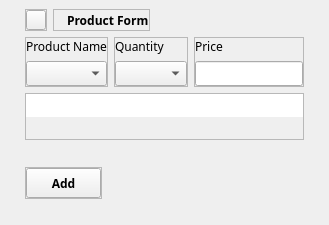
                                <widget class="QWidget" name="productInputContainer" native="true">
                                 <property name="minimumSize">
                                  <size>
                                   <width>0</width>
                                   <height>225</height>
                                  </size>
                                 </property>
                                 <property name="maximumSize">
                                  <size>
                                   <width>16777215</width>
                                   <height>225</height>
                                  </size>
                                 </property>
                                 <layout class="QVBoxLayout" name="verticalLayout_38">
                                  <property name="leftMargin">
                                   <number>0</number>
                                  </property>
                                  <property name="topMargin">
                                   <number>0</number>
                                  </property>
                                  <property name="rightMargin">
                                   <number>0</number>
                                  </property>
                                  <property name="bottomMargin">
                                   <number>0</number>
                                  </property>
                                  <item alignment="Qt::AlignTop">
                                   <widget class="QWidget" name="widget_18" native="true">
                                    <property name="sizePolicy">
                                     <sizepolicy hsizetype="Preferred" vsizetype="Preferred">
                                      <horstretch>0</horstretch>
                                      <verstretch>0</verstretch>
                                     </sizepolicy>
                                    </property>
                                    <layout class="QVBoxLayout" name="verticalLayout_39">
                                     <property name="leftMargin">
                                      <number>25</number>
                                     </property>
                                     <property name="rightMargin">
                                      <number>25</number>
                                     </property>
                                     <item alignment="Qt::AlignLeft|Qt::AlignTop">
                                      <widget class="QWidget" name="widget_19" native="true">
                                       <layout class="QHBoxLayout" name="horizontalLayout_11">
                                        <property name="leftMargin">
                                         <number>0</number>
                                        </property>
                                        <property name="topMargin">
                                         <number>0</number>
                                        </property>
                                        <property name="rightMargin">
                                         <number>0</number>
                                        </property>
                                        <property name="bottomMargin">
                                         <number>0</number>
                                        </property>
                                        <item>
                                         <widget class="QFrame" name="frame_19">
                                          <property name="frameShape">
                                           <enum>QFrame::StyledPanel</enum>
                                          </property>
                                          <property name="frameShadow">
                                           <enum>QFrame::Raised</enum>
                                          </property>
                                          <layout class="QVBoxLayout" name="verticalLayout_40">
                                           <property name="leftMargin">
                                            <number>0</number>
                                           </property>
                                           <property name="topMargin">
                                            <number>0</number>
                                           </property>
                                           <property name="rightMargin">
                                            <number>0</number>
                                           </property>
                                           <property name="bottomMargin">
                                            <number>0</number>
                                           </property>
                                           <item>
                                            <widget class="QPushButton" name="pushButton_3">
                                             <property name="minimumSize">
                                              <size>
                                               <width>20</width>
                                               <height>20</height>
                                              </size>
                                             </property>
                                             <property name="maximumSize">
                                              <size>
                                               <width>20</width>
                                               <height>20</height>
                                              </size>
                                             </property>
                                             <property name="text">
                                              <string/>
                                             </property>
                                             <property name="icon">
                                              <iconset>
                                               <normaloff>assets/icon/special/circle-solid-green.svg</normaloff>assets/icon/special/circle-solid-green.svg</iconset>
                                             </property>
                                             <property name="iconSize">
                                              <size>
                                               <width>12</width>
                                               <height>12</height>
                                              </size>
                                             </property>
                                            </widget>
                                           </item>
                                          </layout>
                                         </widget>
                                        </item>
                                        <item>
                                         <widget class="QFrame" name="frame_20">
                                          <property name="frameShape">
                                           <enum>QFrame::StyledPanel</enum>
                                          </property>
                                          <property name="frameShadow">
                                           <enum>QFrame::Raised</enum>
                                          </property>
                                          <layout class="QVBoxLayout" name="verticalLayout_41">
                                           <property name="leftMargin">
                                            <number>13</number>
                                           </property>
                                           <property name="topMargin">
                                            <number>0</number>
                                           </property>
                                           <property name="rightMargin">
                                            <number>0</number>
                                           </property>
                                           <property name="bottomMargin">
                                            <number>0</number>
                                           </property>
                                           <item>
                                            <widget class="QLabel" name="label_8">
                                             <property name="font">
                                              <font>
                                               <family>Prompt</family>
                                               <bold>true</bold>
                                              </font>
                                             </property>
                                             <property name="text">
                                              <string>Product Form</string>
                                             </property>
                                            </widget>
                                           </item>
                                          </layout>
                                         </widget>
                                        </item>
                                       </layout>
                                      </widget>
                                     </item>
                                     <item alignment="Qt::AlignTop">
                                      <widget class="QWidget" name="widget_20" native="true">
                                       <property name="sizePolicy">
                                        <sizepolicy hsizetype="Expanding" vsizetype="Preferred">
                                         <horstretch>0</horstretch>
                                         <verstretch>0</verstretch>
                                        </sizepolicy>
                                       </property>
                                       <layout class="QVBoxLayout" name="verticalLayout_42">
                                        <property name="leftMargin">
                                         <number>0</number>
                                        </property>
                                        <property name="topMargin">
                                         <number>0</number>
                                        </property>
                                        <property name="rightMargin">
                                         <number>0</number>
                                        </property>
                                        <property name="bottomMargin">
                                         <number>0</number>
                                        </property>
                                        <item alignment="Qt::AlignTop">
                                         <widget class="QWidget" name="widget_22" native="true">
                                          <property name="sizePolicy">
                                           <sizepolicy hsizetype="Preferred" vsizetype="Preferred">
                                            <horstretch>0</horstretch>
                                            <verstretch>0</verstretch>
                                           </sizepolicy>
                                          </property>
                                          <layout class="QHBoxLayout" name="horizontalLayout_12">
                                           <property name="leftMargin">
                                            <number>0</number>
                                           </property>
                                           <property name="topMargin">
                                            <number>0</number>
                                           </property>
                                           <property name="rightMargin">
                                            <number>0</number>
                                           </property>
                                           <property name="bottomMargin">
                                            <number>0</number>
                                           </property>
                                           <item>
                                            <widget class="QFrame" name="frame_21">
                                             <property name="sizePolicy">
                                              <sizepolicy hsizetype="Preferred" vsizetype="Preferred">
                                               <horstretch>0</horstretch>
                                               <verstretch>0</verstretch>
                                              </sizepolicy>
                                             </property>
                                             <property name="frameShape">
                                              <enum>QFrame::StyledPanel</enum>
                                             </property>
                                             <property name="frameShadow">
                                              <enum>QFrame::Raised</enum>
                                             </property>
                                             <layout class="QVBoxLayout" name="verticalLayout_43">
                                              <property name="leftMargin">
                                               <number>0</number>
                                              </property>
                                              <property name="topMargin">
                                               <number>0</number>
                                              </property>
                                              <property name="rightMargin">
                                               <number>0</number>
                                              </property>
                                              <property name="bottomMargin">
                                               <number>0</number>
                                              </property>
                                              <item>
                                               <widget class="QLabel" name="label_9">
                                                <property name="font">
                                                 <font>
                                                  <family>Prompt</family>
                                                  <bold>false</bold>
                                                 </font>
                                                </property>
                                                <property name="text">
                                                 <string>Product Name</string>
                                                </property>
                                               </widget>
                                              </item>
                                              <item>
                                               <widget class="QComboBox" name="comboBox">
                                                <property name="sizePolicy">
                                                 <sizepolicy hsizetype="Expanding" vsizetype="Preferred">
                                                  <horstretch>0</horstretch>
                                                  <verstretch>0</verstretch>
                                                 </sizepolicy>
                                                </property>
                                                <property name="minimumSize">
                                                 <size>
                                                  <width>0</width>
                                                  <height>0</height>
                                                 </size>
                                                </property>
                                                <property name="font">
                                                 <font>
                                                  <family>Prompt</family>
                                                 </font>
                                                </property>
                                               </widget>
                                              </item>
                                             </layout>
                                            </widget>
                                           </item>
                                           <item>
                                            <widget class="QFrame" name="frame_22">
                                             <property name="frameShape">
                                              <enum>QFrame::StyledPanel</enum>
                                             </property>
                                             <property name="frameShadow">
                                              <enum>QFrame::Raised</enum>
                                             </property>
                                             <layout class="QVBoxLayout" name="verticalLayout_44">
                                              <property name="leftMargin">
                                               <number>0</number>
                                              </property>
                                              <property name="topMargin">
                                               <number>0</number>
                                              </property>
                                              <property name="rightMargin">
                                               <number>0</number>
                                              </property>
                                              <property name="bottomMargin">
                                               <number>0</number>
                                              </property>
                                              <item>
                                               <widget class="QLabel" name="label_10">
                                                <property name="sizePolicy">
                                                 <sizepolicy hsizetype="MinimumExpanding" vsizetype="Preferred">
                                                  <horstretch>0</horstretch>
                                                  <verstretch>0</verstretch>
                                                 </sizepolicy>
                                                </property>
                                                <property name="font">
                                                 <font>
                                                  <family>Prompt</family>
                                                 </font>
                                                </property>
                                                <property name="text">
                                                 <string>Quantity</string>
                                                </property>
                                               </widget>
                                              </item>
                                              <item>
                                               <widget class="QComboBox" name="comboBox_2">
                                                <property name="sizePolicy">
                                                 <sizepolicy hsizetype="Expanding" vsizetype="Preferred">
                                                  <horstretch>0</horstretch>
                                                  <verstretch>0</verstretch>
                                                 </sizepolicy>
                                                </property>
                                                <property name="font">
                                                 <font>
                                                  <family>Prompt</family>
                                                 </font>
                                                </property>
                                               </widget>
                                              </item>
                                             </layout>
                                            </widget>
                                           </item>
                                           <item>
                                            <widget class="QFrame" name="frame_23">
                                             <property name="sizePolicy">
                                              <sizepolicy hsizetype="Preferred" vsizetype="Preferred">
                                               <horstretch>0</horstretch>
                                               <verstretch>0</verstretch>
                                              </sizepolicy>
                                             </property>
                                             <property name="frameShape">
                                              <enum>QFrame::StyledPanel</enum>
                                             </property>
                                             <property name="frameShadow">
                                              <enum>QFrame::Raised</enum>
                                             </property>
                                             <layout class="QVBoxLayout" name="verticalLayout_45">
                                              <property name="leftMargin">
                                               <number>0</number>
                                              </property>
                                              <property name="topMargin">
                                               <number>0</number>
                                              </property>
                                              <property name="rightMargin">
                                               <number>0</number>
                                              </property>
                                              <property name="bottomMargin">
                                               <number>0</number>
                                              </property>
                                              <item>
                                               <widget class="QLabel" name="label_11">
                                                <property name="font">
                                                 <font>
                                                  <family>Prompt</family>
                                                 </font>
                                                </property>
                                                <property name="text">
                                                 <string>Price</string>
                                                </property>
                                               </widget>
                                              </item>
                                              <item>
                                               <widget class="QLineEdit" name="lineEdit_6">
                                                <property name="font">
                                                 <font>
                                                  <family>Prompt</family>
                                                 </font>
                                                </property>
                                               </widget>
                                              </item>
                                             </layout>
                                            </widget>
                                           </item>
                                          </layout>
                                         </widget>
                                        </item>
                                       </layout>
                                      </widget>
                                     </item>
                                     <item>
                                      <widget class="QWidget" name="blankArea" native="true">
                                       <layout class="QVBoxLayout" name="verticalLayout_49">
                                        <property name="leftMargin">
                                         <number>0</number>
                                        </property>
                                        <property name="topMargin">
                                         <number>0</number>
                                        </property>
                                        <property name="rightMargin">
                                         <number>0</number>
                                        </property>
                                        <property name="bottomMargin">
                                         <number>0</number>
                                        </property>
                                        <item>
                                         <widget class="QFrame" name="frame_25">
                                          <property name="frameShape">
                                           <enum>QFrame::StyledPanel</enum>
                                          </property>
                                          <property name="frameShadow">
                                           <enum>QFrame::Raised</enum>
                                          </property>
                                          <layout class="QVBoxLayout" name="verticalLayout_50">
                                           <property name="leftMargin">
                                            <number>0</number>
                                           </property>
                                           <property name="topMargin">
                                            <number>0</number>
                                           </property>
                                           <property name="rightMargin">
                                            <number>0</number>
                                           </property>
                                           <property name="bottomMargin">
                                            <number>0</number>
                                           </property>
                                           <item>
                                            <widget class="QLineEdit" name="blankLineEdit">
                                             <property name="font">
                                              <font>
                                               <family>Prompt</family>
                                              </font>
                                             </property>
                                             <property name="mouseTracking">
                                              <bool>false</bool>
                                             </property>
                                             <property name="acceptDrops">
                                              <bool>false</bool>
                                             </property>
                                             <property name="frame">
                                              <bool>false</bool>
                                             </property>
                                             <property name="readOnly">
                                              <bool>true</bool>
                                             </property>
                                             <property name="clearButtonEnabled">
                                              <bool>false</bool>
                                             </property>
                                            </widget>
                                           </item>
                                           <item>
                                            <widget class="QLabel" name="label_12">
                                             <property name="font">
                                              <font>
                                               <family>Prompt</family>
                                              </font>
                                             </property>
                                             <property name="text">
                                              <string/>
                                             </property>
                                            </widget>
                                           </item>
                                          </layout>
                                         </widget>
                                        </item>
                                       </layout>
                                      </widget>
                                     </item>
                                     <item alignment="Qt::AlignLeft|Qt::AlignTop">
                                      <widget class="QWidget" name="widget_21" native="true">
                                       <layout class="QVBoxLayout" name="verticalLayout_46">
                                        <property name="leftMargin">
                                         <number>0</number>
                                        </property>
                                        <property name="topMargin">
                                         <number>21</number>
                                        </property>
                                        <property name="rightMargin">
                                         <number>0</number>
                                        </property>
                                        <property name="bottomMargin">
                                         <number>0</number>
                                        </property>
                                        <item alignment="Qt::AlignTop">
                                         <widget class="QFrame" name="frame_24">
                                          <property name="frameShape">
                                           <enum>QFrame::StyledPanel</enum>
                                          </property>
                                          <property name="frameShadow">
                                           <enum>QFrame::Raised</enum>
                                          </property>
                                          <layout class="QVBoxLayout" name="verticalLayout_47">
                                           <property name="leftMargin">
                                            <number>0</number>
                                           </property>
                                           <property name="topMargin">
                                            <number>0</number>
                                           </property>
                                           <property name="rightMargin">
                                            <number>0</number>
                                           </property>
                                           <property name="bottomMargin">
                                            <number>0</number>
                                           </property>
                                           <item>
                                            <widget class="QPushButton" name="addProductDataToPreset">
                                             <property name="minimumSize">
                                              <size>
                                               <width>75</width>
                                               <height>30</height>
                                              </size>
                                             </property>
                                             <property name="maximumSize">
                                              <size>
                                               <width>75</width>
                                               <height>30</height>
                                              </size>
                                             </property>
                                             <property name="font">
                                              <font>
                                               <family>Prompt</family>
                                               <bold>true</bold>
                                              </font>
                                             </property>
                                             <property name="cursor">
                                              <cursorShape>PointingHandCursor</cursorShape>
                                             </property>
                                             <property name="text">
                                              <string>Add</string>
                                             </property>
                                             <property name="icon">
                                              <iconset>
                                               <normaloff>assets/icon/light/plus-solid.svg</normaloff>assets/icon/light/plus-solid.svg</iconset>
                                             </property>
                                            </widget>
                                           </item>
                                          </layout>
                                         </widget>
                                        </item>
                                       </layout>
                                      </widget>
                                     </item>
                                    </layout>
                                   </widget>
                                  </item>
                                 </layout>
                                </widget>
